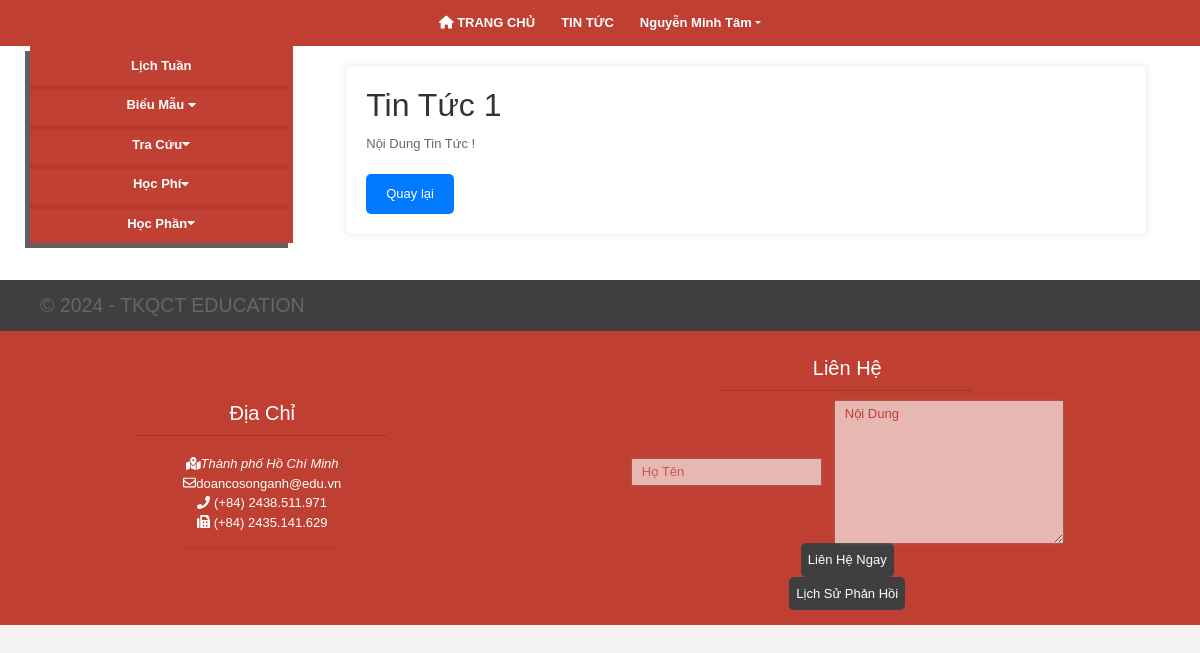
Screenshot of /doancosonganh/index.php?pid=14&id=8 (signed in) with the database file from the repository.
### tables this page shows
CREATE TABLE `sinhvien` (
  `MSSV` int(11) NOT NULL,
  `HoTen` varchar(255) DEFAULT NULL,
  `GioiTinh` varchar(10) DEFAULT NULL,
  `NgayVaoTruong` date DEFAULT NULL,
  `LoaiHinhDaoTao` varchar(50) DEFAULT NULL,
  `Khoa` varchar(50) DEFAULT NULL,
  `TenNganh` varchar(50) DEFAULT NULL,
  `ChuyenNganh` varchar(50) DEFAULT NULL,
  `LopHoc` varchar(20) DEFAULT NULL,
  `TrangThai` varchar(20) DEFAULT NULL,
  `BacDaoTao` varchar(20) DEFAULT NULL,
  `NgaySinh` date DEFAULT NULL,
  `SoCCCD` varchar(20) DEFAULT NULL,
  `DienThoai` varchar(20) DEFAULT NULL,
  `DiaChiLienHe` varchar(255) DEFAULT NULL,
  `NoiSinh` varchar(50) DEFAULT NULL,
  `DanToc` varchar(20) DEFAULT NULL,
  `Email` varchar(50) DEFAULT NULL,
  `TonGiao` varchar(20) DEFAULT NULL,
  `HinhAnh` varchar(100) NOT NULL
);

CREATE TABLE `tintuc` (
  `MaTinTuc` int(11) NOT NULL,
  `NoiDung` text DEFAULT NULL,
  `NgayDang` date DEFAULT NULL,
  `TieuDe` varchar(255) DEFAULT NULL
);

### doancosonganh/sub-content/chitiettintuc.php (the view, shortened to what this page needs)
<!DOCTYPE html>
<html lang="en">
<head>
</head>
<body>
    <div class="container">
    <?php
       include("config.php");
        $id = $_GET['id'];
        $sql = "SELECT TieuDe, NoiDung FROM tintuc WHERE MaTinTuc = $id";
        $result = mysqli_query($mysqli, $sql);
        if (mysqli_num_rows($result) > 0) {
            $row = mysqli_fetch_assoc($result);
            echo "<h2>" . $row["TieuDe"] . "</h2>";
            echo "<p>" . $row["NoiDung"] . "</p>";
        } else {
            echo "Không tìm thấy tin tức.";
        }
    ?>
    <br>
    <button type="button" onclick="history.back()">Quay lại</button>
    </div>
</body>
</html>

### doancosonganh/sub-content/menu_top.php (shortened to what this page needs)
<nav class="header-nav">
      <ul class="header-nav-list" id="nav-full">
        <li class="nav-content"><a href="index.php"> <i class="fa-solid fa-house"></i> TRANG CHỦ</a></li>
        <li class="nav-content"><a href="index.php?pid=1">TIN TỨC</a></li>
        <?php
              include("config.php");
              $ma_sv = $_SESSION['ma_sv'];
              $sql = "SELECT * FROM sinhvien WHERE MSSV='$ma_sv'";
              $result = mysqli_query($mysqli, $sql);
              if (mysqli_num_rows($result) > 0) {
                  $row = mysqli_fetch_assoc($result);
              }
?>
        <li class="nav-content dropdown">
            <a href="" class="dropdown-toggle"><?php echo $row["HoTen"]; ?></a>
          </li>
      </ul>
    </nav>

### doancosonganh/css/style.css (style rules this page uses)
html { scroll-behavior: smooth; overflow-x: hidden; }
p, ul { margin-bottom: 0; }
body { font: 13px/1.5 Arial, Helvetica, sans-serif; color: #fff; }
.header-nav-list, #search-form, #news-section>div>div, #latest-news, .nav-tab, .news-item, #footer-content, #contact>div, #address>div, .footer-menu { display: -webkit-box; display: -ms-flexbox; display: flex; }
.btn-close, .btn-login, .btn-signup, #collaspe-btn, .nav-content a, .dropdown-menu a, a:not([href]), .caption-container a, #search-btn, .menu-item a, .sub-menu a, .menu-item a:hover, .nav-link, .nav-tabs .nav-link.active, #footer a, #contact button { color: #fff; }
.sticky, .btn-login, .header-nav, .modal-header, .dropdown-menu, .menu-item a { background-color: #bd3829f3; }
.header-nav { z-index: 100; }
.header-nav-list { -webkit-box-pack: center; -ms-flex-pack: center; justify-content: center; }
.nav-content { padding: 1em; font-weight: bold; font-size: 1em; text-align: center; display: block; }

### doancosonganh/sub-content/chitiettintuc.php (style rules this page uses)
body { font-family: Arial, sans-serif; background-color: #f4f4f4; margin: 0; padding: 0; }
.container { max-width: 800px; margin: 20px auto; padding: 20px; background-color: #fff; border-radius: 5px; box-shadow: 0 0 10px rgba(0, 0, 0, 0.1); }
h2 { color: #333; margin-bottom: 10px; }
p { color: #666; line-height: 1.6; }
button { background-color: #007bff; color: #fff; border: none; padding: 10px 20px; border-radius: 5px; cursor: pointer; }

### rows the page displays
sinhvien: HoTen "Nguyễn Minh Tâm"
tintuc: TieuDe "Tin Tức 1", NoiDung "Nội Dung Tin Tức !"
